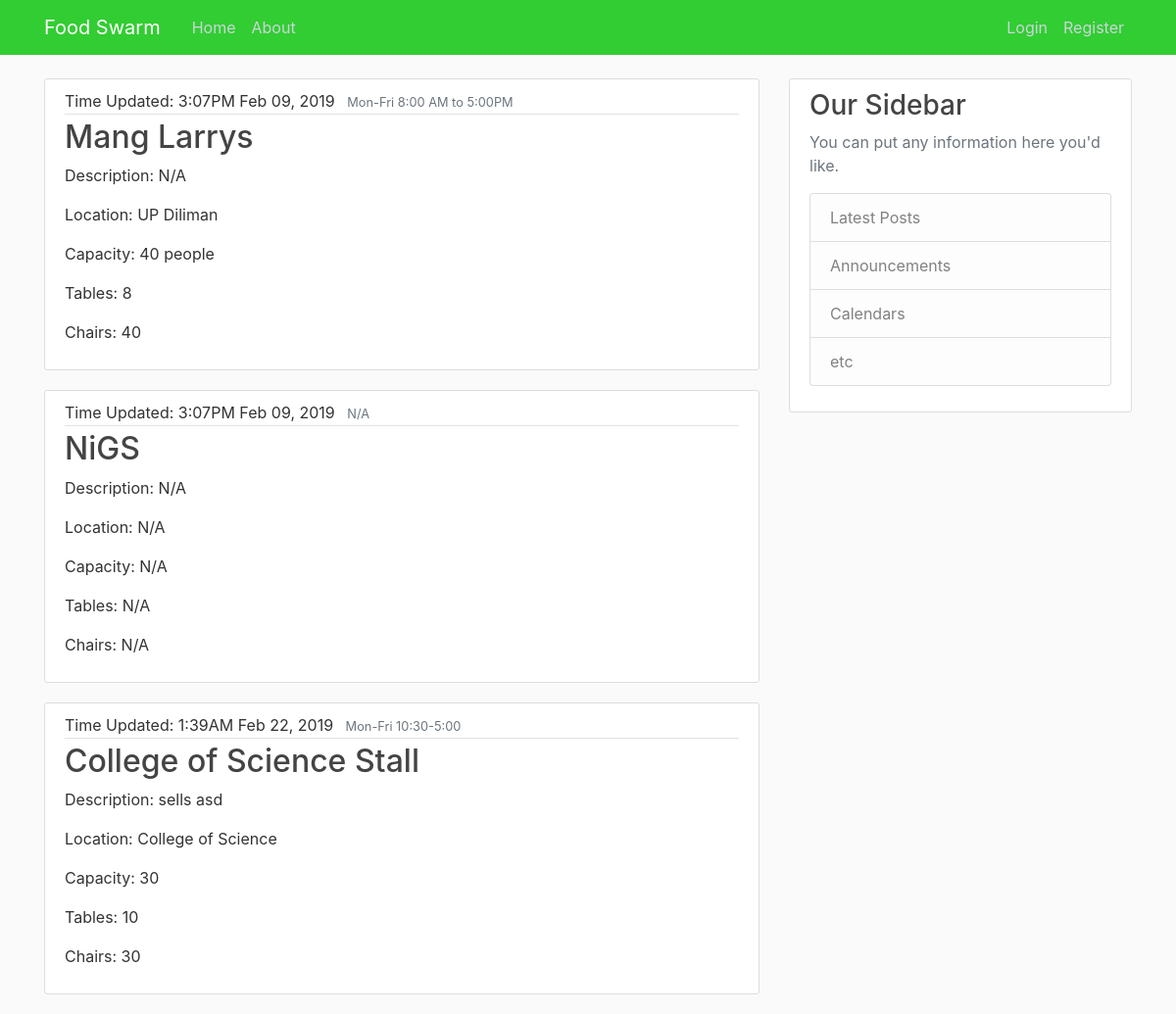
The page / on the database its author committed.
### FoodSwarm/models.py (models this page shows, shortened)
class FoodStall(models.Model):
	name = models.CharField(max_length=30)
	description = models.TextField(default = 'N/A')
	location = models.CharField(max_length=100, default = 'N/A')
	capacity = models.CharField(max_length=15, default = 'N/A')
	tables = models.CharField(max_length=5, default = 'N/A')
	chairs = models.CharField(max_length=5, default = 'N/A')
	operatinghrs = models.CharField(max_length=30, default = 'N/A')
	peakhrs = models.CharField(max_length=30, default = 'N/A')
	time_updated = models.DateTimeField(default = timezone.now)

### FoodSwarm/views.py (the view)
# urls.py: path('', views.home, name='FoodSwarm-Home'),
def home(request):
	foodstalls = {
		'foodstalls': FoodStall.objects.all()
	}
	return render(request, 'FoodSwarm/home.html', foodstalls)

### FoodSwarm/templates/FoodSwarm/home.html
{% extends "Foodswarm/base.html" %}
{% block content %}
	{% for foodstall in foodstalls %}
		<article class="media content-section">
		  <div class="media-body">
		    <div class="article-metadata">
		      <a class="mr-2">Time Updated: {{ foodstall.time_updated|date:"fA M d, Y" }}</a>
		      <small class="text-muted">{{ foodstall.operatinghrs }}</small>
		    </div>
		    <h2><a class="article-title" href="#">{{ foodstall.name }}</a></h2>
		    <p class="article-content">Description: {{ foodstall.description }}</p>
		    <p class="article-content">Location: {{ foodstall.location }}</p>
		    <p class="article-content">Capacity: {{ foodstall.capacity }}</p>
		    <p class="article-content">Tables: {{ foodstall.tables }}</p>
		    <p class="article-content">Chairs: {{ foodstall.chairs }}</p>
		  </div>
		</article>
	{% endfor %}
{% endblock content %}

### FoodSwarm/templates/FoodSwarm/base.html (shortened to what this page needs)
{% load static %}
<!DOCTYPE html>
<html>
<head>
    <link rel="stylesheet" href="https://maxcdn.bootstrapcdn.com/bootstrap/4.0.0/css/bootstrap.min.css">
    <link rel="stylesheet" type="text/css" href="{% static 'FoodSwarm/main.css' %}">
</head>
<body>
	<header class="site-header">
	  <nav class="navbar navbar-expand-md navbar-dark bg-steel fixed-top">
	    <div class="container">
	      <a class="navbar-brand mr-4" href="{% url 'FoodSwarm-Home' %}">Food Swarm</a>
	      <div class="collapse navbar-collapse" id="navbarToggle">
	        <div class="navbar-nav mr-auto">
	          <a class="nav-item nav-link" href="{% url 'FoodSwarm-Home' %}">Home</a>
	          <a class="nav-item nav-link" href="{% url 'FoodSwarm-About' %}">About</a>
	        </div>
	        <div class="navbar-nav">
	          <a class="nav-item nav-link" href="{% url 'login' %}">Login</a>
	          <a class="nav-item nav-link" href="{% url 'register' %}">Register</a>
	        </div>
	      </div>
	    </div>
	  </nav>
	</header>
	<main role="main" class="container">
	  <div class="row">
	    <div class="col-md-8">
	      {% block content %}{% endblock %}
	    </div>
	    <div class="col-md-4">
	      <div class="content-section">
	        <h3>Our Sidebar</h3>
	        <p class='text-muted'>You can put any information here you'd like.
	          <ul class="list-group">
	            <li class="list-group-item list-group-item-light">Latest Posts</li>
	            <li class="list-group-item list-group-item-light">Announcements</li>
	            <li class="list-group-item list-group-item-light">Calendars</li>
	            <li class="list-group-item list-group-item-light">etc</li>
	          </ul>
	        </p>
	      </div>
	    </div>
	  </div>
	</main>
</body>
</html>

### FoodSwarm/static/FoodSwarm/main.css (style rules this page uses)
body { background: #fafafa; color: #333333; margin-top: 5rem; }
h1, h2, h3, h4, h5, h6 { color: #444444; }
ul { margin: 0; }
.bg-steel { background-color: #32cd32; }
.site-header .navbar-nav .nav-link { color: #cbd5db; }
.content-section { background: #ffffff; padding: 10px 20px; border: 1px solid #dddddd; border-radius: 3px; margin-bottom: 20px; }
.article-title { color: #444444; }
.article-content { white-space: pre-line; }
.article-metadata { padding-bottom: 1px; margin-bottom: 4px; border-bottom: 1px solid #e3e3e3 }

### rows shown on the page
FoodStall: time_updated "3:07PM Feb 09, 2019", operatinghrs "Mon-Fri 8:00 AM to 5:00PM", name "Mang Larrys", description "N/A", location "UP Diliman", capacity "40 people", tables "8", chairs "40"
FoodStall: time_updated "3:07PM Feb 09, 2019", operatinghrs "N/A", name "NiGS", description "N/A", location "N/A", capacity "N/A", tables "N/A", chairs "N/A"
FoodStall: time_updated "1:39AM Feb 22, 2019", operatinghrs "Mon-Fri 10:30-5:00", name "College of Science Stall", description "sells asd", location "College of Science", capacity "30", tables "10", chairs "30"
